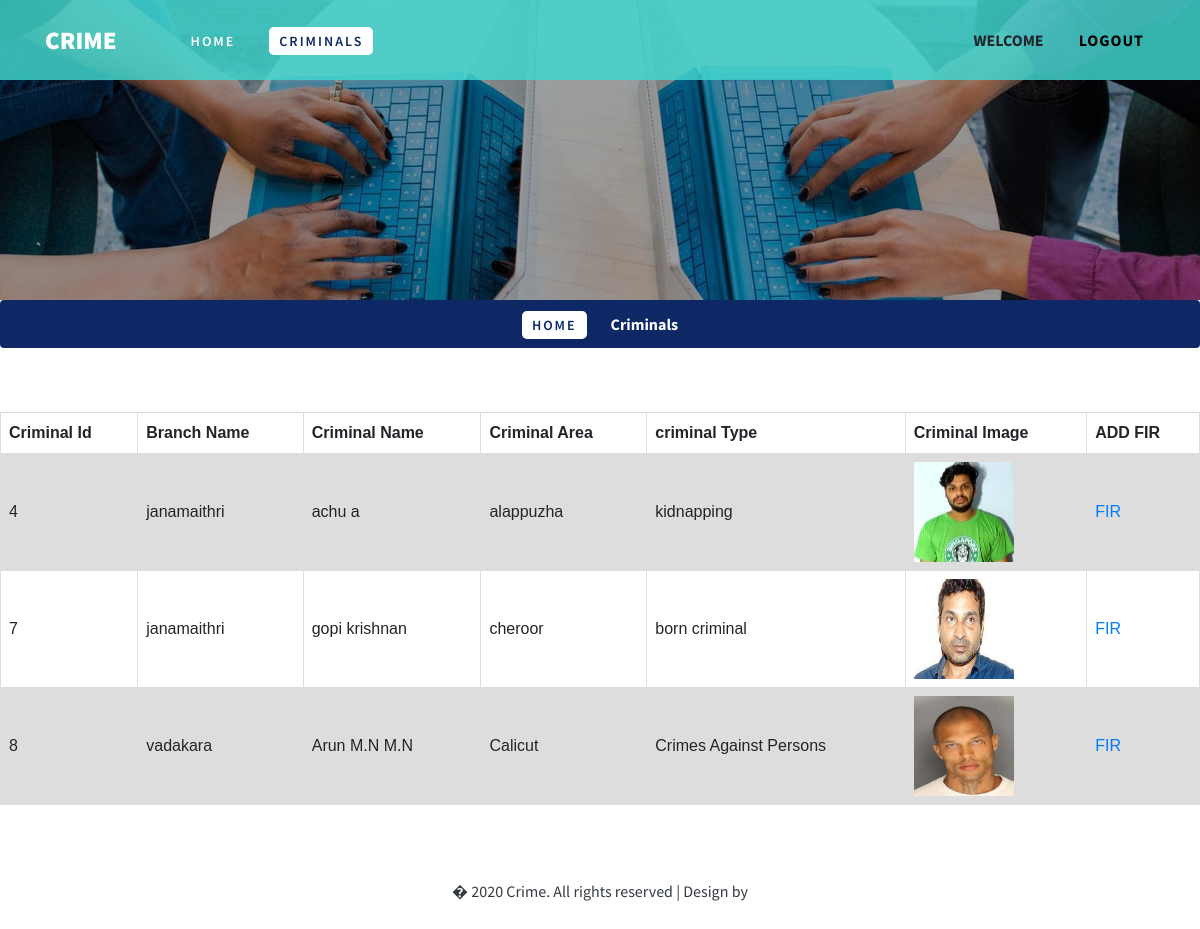
Screenshot of /criminalview with the database file from the repository.
### crime/models.py (models this page shows, shortened)
class addcriminalls(models.Model):
    firstname = models.CharField(max_length=100)
    lastname = models.CharField(max_length=100)
    carea = models.CharField(max_length=800)
    ctype = models.CharField(max_length=100)
    image = models.ImageField(upload_to="image")
    bnname=models.CharField(max_length=100)

### crime/views.py (the view)
# urls.py: path("criminalview", views.criminalview, name="criminalview"),
def criminalview(request):
    co=addcriminalls.objects.all()
    reg=register_form.objects.all()
    return render(request,"criminalview.html",{'co':co})

### template/criminalview.html (shortened to what this page needs)
{% load static %}
<!DOCTYPE html>
<html lang="zxx">
<head>
    <link href="{%static 'css/bootstrap.min.css' %}" type="text/css" rel="stylesheet" media="all">
    <link href="{%static 'css/style.css' %}" type="text/css" rel="stylesheet" media="all">
    <link href="{%static 'css/font-awesome.min.css' %}" rel="stylesheet">
</head>
<body>
    <header>
        <div class="container">
            <nav class="navbar navbar-expand-lg navbar-light p-0">
                    <h1><a class="navbar-brand" href="index">Crime
                        </a></h1>
                    <div class="collapse navbar-collapse" id="navbarSupportedContent">
                        <ul class="ml-lg-5 navbar-nav mr-lg-auto">
                            <li class="nav-item mr-lg-4 mt-lg-0 mt-sm-4 mt-3">
                                <a href="/index">Home</a>
                            </li>
                            <li class="nav-item  active dropdown mr-lg-4 my-lg-0 my-sm-4 my-3">
                                <a href="#" id="navbarDropdown" role="button" data-toggle="dropdown" aria-haspopup="true"
                                    aria-expanded="false">
                                    Criminals
                                </a>
                            </li>
                        </ul>
                            <ul>
                                <li class="nav-item dropdown mr-lg-4 my-lg-0 my-sm-4 my-3 text-uppercase font-weight-bold d-block">Welcome {{fn}}</li>
                            </ul>
                            <button type="button" class="btn w3ls-btn text-uppercase font-weight-bold d-block" data-toggle="modal"
                            aria-pressed="false">
                                <a href="Run_Here" style="color: black;">Logout</a>
                        </button>
                    </div>
                </nav>
        </div>
    </header>
    <div class="inner-banner-w3ls">
    </div>
    <nav aria-label="breadcrumb">
        <ol class="breadcrumb d-flex justify-content-center bg-theme">
            <li class="nav-item active  mr-lg-4 mt-lg-0 mt-sm-4 mt-3">
                <a href="{% url 'crime:policehome' %}">Home</a>
            </li>
            <li class="breadcrumb-item active text-white font-weight-bold" aria-current="page">Criminals</li>
        </ol>
    </nav>
    <section class="contact-w3pvt py-lg-5">
               <table style="width: 100%">
                   <tr><th>Criminal Id</th><th>Branch Name</th><th>Criminal Name</th><th>Criminal Area</th><th>criminal Type</th><th>Criminal Image</th><th>ADD FIR</th></tr>
      {% for i in co %}
                   <tr>
                       <td>{{i.id}}</td>
            <td>{{i.bnname}}</td>
             <td>{{i.firstname}} {{i.lastname}}</td>
             <td> {{i.carea}}</td>
             <td> {{i.ctype}}</td>
             <td> <img style="width: 100px; height: 100px" src="media/{{i.image}}" ></td>
             <td><a href="{% url 'crime:add_fir' i.id %}">FIR</a></td>
       {% endfor %}
        </tr>
               </table>
    </section>
    <div class="cpy-right text-center py-4">
        <p class="text-dark">� 2020 Crime. All rights reserved | Design by
        </p>
    </div>
</body>
</html>

### static/css/style.css (style rules this page uses)
body { font-family: 'Source Sans Pro', sans-serif; background: #fff; }
body a { transition: 0.5s all; -webkit-transition: 0.5s all; -moz-transition: 0.5s all; -o-transition: 0.5s all; -ms-transition: 0.5s all; text-decoration: none; outline: none; }
h1, h2, h3, h4, h5, h6 { margin: 0; font-family: 'Source Sans Pro', sans-serif; }
p { margin: 0; color: #777; font-size: 1em; line-height: 1.8; }
ul { margin: 0; padding: 0; }
ul { list-style-type: none; }
.bg-theme { background: #0d2865 !important; color: #fff; }
.navbar-light .navbar-brand, .navbar-light .navbar-brand:hover { color: #fff; }
.navbar-brand { color: #fff; font-size: 25px; font-weight: 800; text-transform: uppercase; line-height: 2; }
.w3ls-btn { font-size: 1em; letter-spacing: 1px; background: transparent; padding: 0 10px; border-radius: 0; color: #fff; }
li.nav-item a { color: #fff; text-transform: uppercase; font-weight: 600; letter-spacing: 2px; padding: 5px 10px; font-size: 14px; }
li.nav-item a:hover, li.nav-item.active a { color: #0d2865; background: #fff; border-radius: 5px; }
header { padding: 10px 0; background: rgba(65, 216, 209, 0.82); width: 100%; position: absolute; z-index: 9; }
.inner-banner-w3ls { background: url(../images/inner.jpg) no-repeat center; -webkit-background-size: cover; -moz-background-size: cover; -o-background-size: cover; -ms-background-size: cover; background-size: cover; min-height: 300px; position: relative; }
.inner-banner-w3ls:before { background: rgba(0, 0, 0, 0.37); position: absolute; content: ''; width: 100%; height: 100%; left: 0; top: 0; }

### template/criminalview.html (style rules this page uses)
table { font-family: arial, sans-serif; border-collapse: collapse; width: 100%; }
td, th { border: 1px solid #dddddd; text-align: left; padding: 8px; }
tr:nth-child(even) { background-color: #dddddd; }

### rows the page displays
addcriminalls: id "4", bnname "janamaithri", firstname "achu", lastname "a", carea "alappuzha", ctype "kidnapping", image (picture)
addcriminalls: id "7", bnname "janamaithri", firstname "gopi", lastname "krishnan", carea "cheroor", ctype "born criminal", image (picture)
addcriminalls: id "8", bnname "vadakara", firstname "Arun M.N", lastname "M.N", carea "Calicut", ctype "Crimes Against Persons", image (picture)
